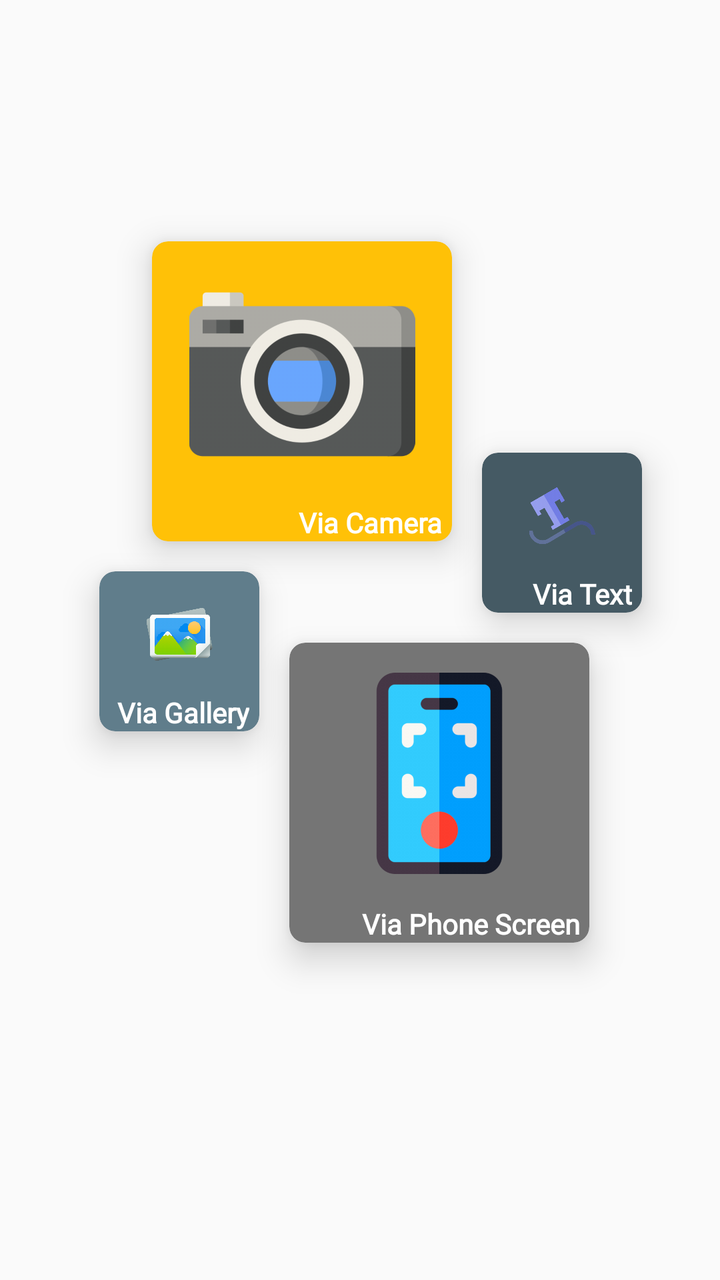
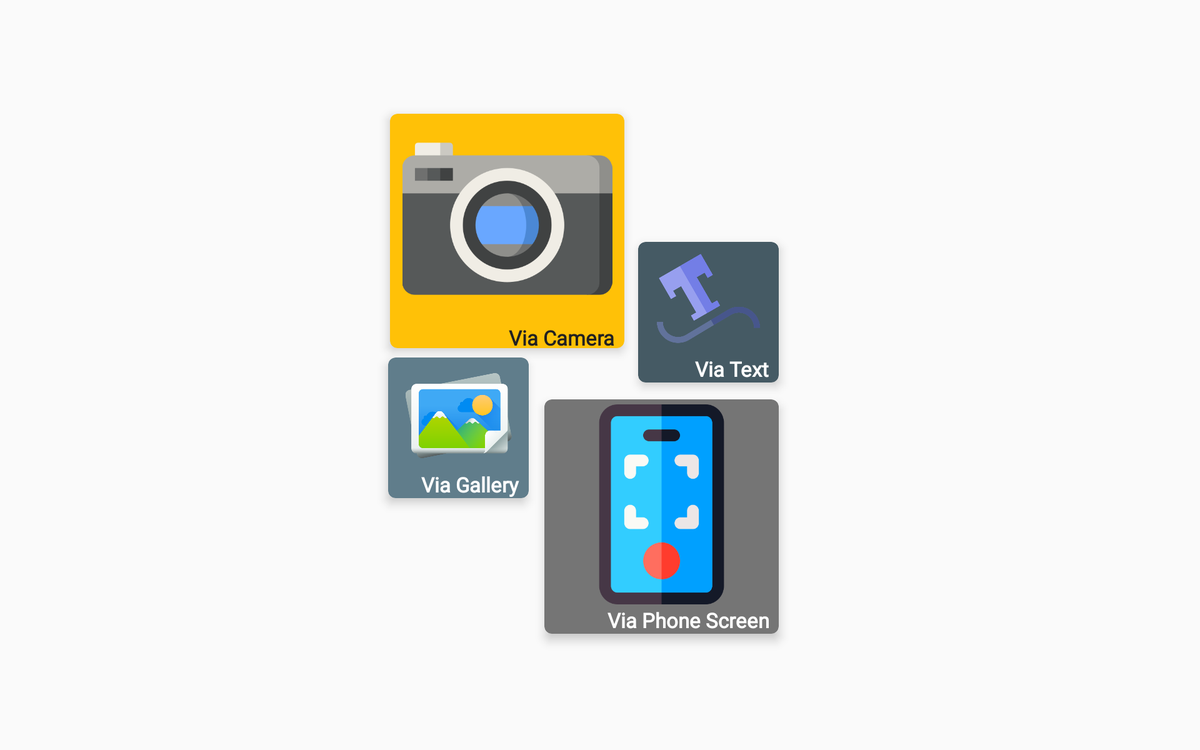

The same Android screen from two of the app's own layout files: first res/layout/ as a phone draws it, then the repository's variant for another configuration, drawn on a device whose configuration selects that folder. Both files follow.
<!-- AndroidManifest.xml: application theme AppTheme -->
<!-- res/layout/activity_main.xml -->
<?xml version="1.0" encoding="utf-8"?>
<androidx.constraintlayout.widget.ConstraintLayout xmlns:android="http://schemas.android.com/apk/res/android"
    xmlns:card_view="http://schemas.android.com/apk/res-auto"
    xmlns:tools="http://schemas.android.com/tools"
    android:layout_width="match_parent"
    android:id="@+id/mainLayout"
    android:layout_height="match_parent"
    tools:context=".activity.MainActivity">

    <androidx.cardview.widget.CardView
        android:id="@+id/cameraButton"
        android:layout_width="150dp"
        android:layout_height="150dp"
        android:layout_margin="15dp"
        card_view:cardBackgroundColor="@color/colorAccent"
        card_view:cardCornerRadius="8dp"
        card_view:cardElevation="10dp"
        card_view:layout_constraintBottom_toTopOf="@+id/viaGallery"
        card_view:layout_constraintEnd_toEndOf="parent"
        card_view:layout_constraintHorizontal_bias="0.338"
        card_view:layout_constraintStart_toStartOf="parent"
        card_view:layout_constraintTop_toTopOf="parent"
        card_view:layout_constraintVertical_bias="1.0">

        <LinearLayout
            android:layout_width="match_parent"
            android:layout_height="match_parent"
            android:orientation="vertical"
            android:weightSum="10">

            <ImageView
                android:layout_width="match_parent"
                android:layout_height="wrap_content"
                android:layout_weight="9"
                android:padding="10dp"
                card_view:srcCompat="@drawable/camera" />

            <TextView
                android:layout_width="match_parent"
                android:layout_height="wrap_content"
                android:layout_gravity="bottom|right"
                android:layout_weight="1"

                android:gravity="bottom|right"
                android:paddingRight="5dp"
                android:text="Via Camera"
                android:textColor="@android:color/white"
                android:textStyle="bold" />
        </LinearLayout>
    </androidx.cardview.widget.CardView>

    <androidx.cardview.widget.CardView
        android:id="@+id/viaText"
        android:layout_width="80dp"
        android:layout_height="80dp"
        android:layout_gravity="bottom|left"
        android:layout_margin="15dp"
        android:layout_marginBottom="10dp"
        card_view:cardBackgroundColor="@color/PrimaryDark"
        card_view:cardCornerRadius="8dp"
        card_view:cardElevation="10dp"
        card_view:layout_constraintBottom_toTopOf="@+id/viaPhone"
        card_view:layout_constraintEnd_toEndOf="parent"
        card_view:layout_constraintHorizontal_bias="0.0"
        card_view:layout_constraintStart_toEndOf="@+id/cameraButton"
        card_view:layout_constraintTop_toTopOf="parent"
        card_view:layout_constraintVertical_bias="1.0">

        <LinearLayout
            android:layout_width="match_parent"
            android:layout_height="match_parent"
            android:orientation="vertical"
            android:weightSum="10">

            <ImageView
                android:layout_width="match_parent"
                android:layout_height="wrap_content"
                android:layout_margin="5dp"
                android:layout_weight="9"
                android:padding="10dp"
                card_view:srcCompat="@drawable/text" />

            <TextView
                android:layout_width="match_parent"
                android:layout_height="wrap_content"
                android:layout_gravity="bottom|right"
                android:layout_weight="1"

                android:gravity="bottom|right"
                android:paddingRight="5dp"
                android:text="Via Text"
                android:textColor="@android:color/white"
                android:textStyle="bold" />
        </LinearLayout>
    </androidx.cardview.widget.CardView>

    <androidx.cardview.widget.CardView
        android:id="@+id/viaGallery"
        android:layout_width="80dp"
        android:layout_height="80dp"
        android:layout_gravity="top|right"
        android:layout_margin="15dp"
        card_view:cardBackgroundColor="@color/Primary"
        card_view:cardCornerRadius="8dp"
        card_view:cardElevation="10dp"
        card_view:layout_constraintBottom_toBottomOf="parent"
        card_view:layout_constraintEnd_toStartOf="@+id/viaPhone"
        card_view:layout_constraintHorizontal_bias="1.0"
        card_view:layout_constraintStart_toStartOf="parent"
        card_view:layout_constraintTop_toTopOf="parent"
        card_view:layout_constraintVertical_bias="0.511">

        <LinearLayout
            android:layout_width="match_parent"
            android:layout_height="match_parent"
            android:orientation="vertical"
            android:weightSum="10">

            <ImageView
                android:layout_width="match_parent"
                android:layout_height="wrap_content"
                android:layout_margin="5dp"
                android:layout_weight="9"
                android:padding="10dp"
                card_view:srcCompat="@drawable/gallery" />

            <TextView
                android:layout_width="match_parent"
                android:layout_height="wrap_content"
                android:layout_gravity="bottom|right"
                android:layout_weight="1"

                android:gravity="bottom|right"
                android:paddingRight="5dp"
                android:text="Via Gallery"
                android:textColor="@android:color/white"
                android:textStyle="bold" />
        </LinearLayout>
    </androidx.cardview.widget.CardView>

    <androidx.cardview.widget.CardView
        android:id="@+id/viaPhone"
        android:layout_width="150dp"
        android:layout_height="150dp"
        android:layout_margin="15dp"
        card_view:cardBackgroundColor="@color/secondary_text"
        card_view:cardCornerRadius="8dp"
        card_view:cardElevation="10dp"
        card_view:layout_constraintBottom_toBottomOf="parent"
        card_view:layout_constraintEnd_toEndOf="parent"
        card_view:layout_constraintHorizontal_bias="0.72"
        card_view:layout_constraintStart_toStartOf="parent"
        card_view:layout_constraintTop_toTopOf="parent"
        card_view:layout_constraintVertical_bias="0.666">

        <LinearLayout
            android:layout_width="match_parent"
            android:layout_height="match_parent"
            android:orientation="vertical"
            android:weightSum="10">

            <ImageView
                android:layout_width="match_parent"
                android:layout_height="120dp"
                android:layout_margin="5dp"
                android:layout_weight="9"
                android:padding="10dp"
                card_view:srcCompat="@drawable/screen" />

            <TextView
                android:layout_width="match_parent"
                android:layout_height="wrap_content"
                android:layout_gravity="bottom|right"
                android:layout_weight="1"

                android:gravity="bottom|right"
                android:paddingRight="5dp"
                android:text="Via Phone Screen"
                android:textColor="@android:color/white"
                android:textStyle="bold" />
        </LinearLayout>
    </androidx.cardview.widget.CardView>
</androidx.constraintlayout.widget.ConstraintLayout>
<!-- resources referenced by this layout -->
<resources>
  <color name="Primary">#607D8B</color>
  <color name="PrimaryDark">#455A64</color>
  <color name="colorAccent">#FFC107</color>
  <color name="secondary_text">#757575</color>
  <!-- drawable camera: png bitmap (drawable-hdpi, 16100 bytes) -->
  <!-- drawable gallery: png bitmap (drawable-hdpi, 37230 bytes) -->
  <!-- drawable screen: png bitmap (drawable-hdpi, 11726 bytes) -->
  <!-- drawable text: png bitmap (drawable-hdpi, 16702 bytes) -->
  <style name="AppTheme" parent="Theme.MaterialComponents.DayNight.DarkActionBar.Bridge">
          
          <item name="colorPrimary">@color/colorPrimary</item>
          <item name="colorPrimaryDark">#1D2529</item>
          <item name="colorAccent">@color/colorAccent</item>
          <item name="fontFamily">@font/myfont_regular</item>
      </style>
  <color name="colorPrimary">#607D8B</color>
</resources>
<!-- res/layout-xlarge-land/activity_main.xml (the repository's variant of the layout above) -->
<!-- drawn on a large tablet held sideways -->
<?xml version="1.0" encoding="utf-8"?>
<androidx.constraintlayout.widget.ConstraintLayout xmlns:android="http://schemas.android.com/apk/res/android"
    xmlns:card_view="http://schemas.android.com/apk/res-auto"
    xmlns:tools="http://schemas.android.com/tools"
    android:layout_width="match_parent"
    android:layout_height="match_parent"
    android:layout_gravity="center"
    android:gravity="center"
    android:orientation="vertical"
    tools:context=".activity.MainActivity">


    <androidx.cardview.widget.CardView
        android:id="@+id/cameraButton"
        android:layout_width="250dp"
        android:layout_height="250dp"
        android:layout_margin="10dp"
        android:layout_marginBottom="16dp"
        card_view:cardBackgroundColor="@color/colorAccent"
        card_view:cardCornerRadius="8dp"
        card_view:cardElevation="8dp"
        card_view:layout_constraintBottom_toTopOf="@+id/viaGallery"
        card_view:layout_constraintEnd_toEndOf="parent"
        card_view:layout_constraintHorizontal_bias="0.402"
        card_view:layout_constraintStart_toStartOf="parent"
        card_view:layout_constraintTop_toTopOf="parent"
        card_view:layout_constraintVertical_bias="1.0">

        <LinearLayout
            android:layout_width="match_parent"
            android:layout_height="match_parent"
            android:orientation="vertical"
            android:weightSum="10">

            <ImageView
                android:layout_width="match_parent"
                android:layout_height="wrap_content"
                android:layout_weight="9"
                card_view:srcCompat="@drawable/camera" />

            <TextView
                android:fontFamily="@font/myfont_regular"
                android:layout_width="wrap_content"
                android:layout_height="wrap_content"
                android:layout_gravity="right"
                android:layout_weight="1"
                android:gravity="right"
                android:text="Via Camera  "

                android:textAppearance="@style/TextAppearance.AppCompat.Large"
                android:textColor="@color/primary_text"
                android:textStyle="bold" />

        </LinearLayout>
    </androidx.cardview.widget.CardView>

    <androidx.cardview.widget.CardView
        android:id="@+id/viaText"
        android:layout_width="150dp"
        android:layout_height="150dp"
        android:layout_gravity="bottom|left"
        android:layout_marginBottom="16dp"
        card_view:cardBackgroundColor="@color/PrimaryDark"
        card_view:cardCornerRadius="8dp"
        card_view:cardElevation="8dp"
        card_view:layout_constraintBottom_toTopOf="@+id/viaPhone"
        card_view:layout_constraintEnd_toEndOf="parent"
        card_view:layout_constraintHorizontal_bias="0.032"
        card_view:layout_constraintStart_toEndOf="@+id/cameraButton"
        card_view:layout_constraintTop_toTopOf="parent"
        card_view:layout_constraintVertical_bias="0.992">

        <LinearLayout
            android:layout_width="match_parent"
            android:layout_height="match_parent"
            android:orientation="vertical"
            android:weightSum="10">

            <ImageView
                android:layout_width="match_parent"
                android:layout_height="wrap_content"
                android:layout_margin="5dp"
                android:layout_weight="10"
                card_view:srcCompat="@drawable/text" />

            <TextView
                android:fontFamily="@font/myfont_regular"
                android:layout_width="match_parent"
                android:layout_height="wrap_content"

                android:layout_gravity="bottom|right"
                android:layout_weight="1"
                android:gravity="bottom|right"
                android:text="Via Text  "
                android:textAppearance="@style/TextAppearance.AppCompat.Large"
                android:textColor="@android:color/white"
                android:textStyle="bold" />

        </LinearLayout>
    </androidx.cardview.widget.CardView>

    <androidx.cardview.widget.CardView
        android:id="@+id/viaGallery"
        android:layout_width="150dp"
        android:layout_height="150dp"
        android:layout_gravity="top|right"
        card_view:cardBackgroundColor="@color/Primary"
        card_view:cardCornerRadius="8dp"
        card_view:cardElevation="8dp"
        card_view:layout_constraintBottom_toBottomOf="parent"
        card_view:layout_constraintEnd_toStartOf="@+id/viaPhone"
        card_view:layout_constraintHorizontal_bias="0.962"
        card_view:layout_constraintStart_toStartOf="parent"
        card_view:layout_constraintTop_toTopOf="parent"
        card_view:layout_constraintVertical_bias="0.587">

        <LinearLayout
            android:layout_width="match_parent"
            android:layout_height="match_parent"
            android:orientation="vertical"
            android:weightSum="10">

            <ImageView
                android:layout_width="match_parent"
                android:layout_height="wrap_content"
                android:layout_margin="5dp"
                android:layout_weight="9"
                card_view:srcCompat="@drawable/gallery" />

            <TextView
                android:fontFamily="@font/myfont_regular"
                android:layout_width="match_parent"
                android:layout_height="wrap_content"
                android:layout_gravity="bottom|right"
                android:layout_weight="1"
                android:gravity="bottom|right"
                android:text="Via Gallery  "
                android:textAppearance="@style/TextAppearance.AppCompat.Large"
                android:textColor="@android:color/white"
                android:textStyle="bold" />

        </LinearLayout>
    </androidx.cardview.widget.CardView>

    <androidx.cardview.widget.CardView
        android:id="@+id/viaPhone"
        android:layout_width="250dp"
        android:layout_height="250dp"

        card_view:cardBackgroundColor="@color/secondary_text"
        card_view:cardCornerRadius="8dp"
        card_view:cardElevation="8dp"
        card_view:layout_constraintBottom_toBottomOf="parent"
        card_view:layout_constraintEnd_toEndOf="parent"
        card_view:layout_constraintHorizontal_bias="0.564"
        card_view:layout_constraintStart_toStartOf="parent"
        card_view:layout_constraintTop_toTopOf="parent"
        card_view:layout_constraintVertical_bias="0.774">

        <LinearLayout
            android:layout_width="match_parent"
            android:layout_height="match_parent"
            android:orientation="vertical"
            android:weightSum="10">

            <ImageView
                android:layout_width="match_parent"
                android:layout_height="wrap_content"
                android:layout_margin="5dp"
                android:layout_weight="9"
                card_view:srcCompat="@drawable/screen" />

            <TextView
                android:fontFamily="@font/myfont_regular"
                android:layout_width="match_parent"
                android:layout_height="wrap_content"
                android:layout_gravity="bottom|right"
                android:layout_weight="1"
                android:gravity="bottom|right"
                android:text="Via Phone Screen  "
                android:textAppearance="@style/TextAppearance.AppCompat.Large"
                android:textColor="@android:color/white"
                android:textStyle="bold" />

        </LinearLayout>
    </androidx.cardview.widget.CardView>

</androidx.constraintlayout.widget.ConstraintLayout>
<!-- resources referenced by the variant -->
<!-- as a large tablet held sideways resolves them -->
<resources>
  <color name="Primary">#607D8B</color>
  <color name="PrimaryDark">#455A64</color>
  <color name="colorAccent">#FFC107</color>
  <color name="primary_text">#212121</color>
  <color name="secondary_text">#757575</color>
  <!-- drawable camera: png bitmap (drawable-hdpi, 16100 bytes) -->
  <!-- drawable gallery: png bitmap (drawable-hdpi, 37230 bytes) -->
  <!-- drawable screen: png bitmap (drawable-hdpi, 11726 bytes) -->
  <!-- drawable text: png bitmap (drawable-hdpi, 16702 bytes) -->
  <style name="AppTheme" parent="Theme.MaterialComponents.DayNight.DarkActionBar.Bridge">
          
          <item name="colorPrimary">@color/colorPrimary</item>
          <item name="colorPrimaryDark">#1D2529</item>
          <item name="colorAccent">@color/colorAccent</item>
          <item name="fontFamily">@font/myfont_regular</item>
      </style>
  <color name="colorPrimary">#607D8B</color>
</resources>
